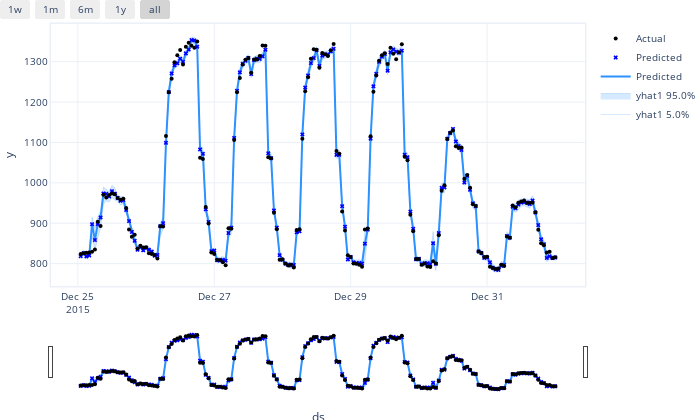

The notebook cell saved with this chart:
### Code cell
m2.highlight_nth_step_ahead_of_each_forecast(1).plot(forecast2[-cutoff:], plotting_backend=plotting_backend)

### Figure 1 — Plotly figure (JSON) as saved in the notebook; plotly's stock layout.template omitted (floating-point values rounded to 4 significant figures; data arrays with more than 128 entries replaced by an {"elided": "..."} marker saying what was removed)
{"data": [{"fillcolor": "rgba(45, 146, 255, 0.2)", "line": {"color": "rgba(45, 146, 255, 0.2)", "width": 1}, "mode": "lines", "name": "yhat1 5.0%", "type": "scatter", "x": {"elided": "168 str values"}, "y": {"elided": "168 float values"}}, {"fill": "tonexty", "fillcolor": "rgba(45, 146, 255, 0.2)", "line": {"color": "rgba(45, 146, 255, 0.2)", "width": 1}, "mode": "lines", "name": "yhat1 95.0%", "type": "scatter", "x": {"elided": "168 str values"}, "y": {"elided": "168 float values"}}, {"line": {"color": "#2d92ff", "width": 2}, "mode": "lines", "name": "Predicted", "type": "scatter", "x": {"elided": "168 str values"}, "y": {"elided": "168 float values"}}, {"marker": {"color": "blue", "size": 4, "symbol": "x"}, "mode": "markers", "name": "Predicted", "type": "scatter", "x": {"elided": "168 str values"}, "y": {"elided": "168 float values"}}, {"marker": {"color": "black", "size": 4}, "mode": "markers", "name": "Actual", "type": "scatter", "x": {"elided": "168 str values"}, "y": {"elided": "168 float values"}}], "layout": {"autosize": true, "font": {"size": 10}, "height": 420, "hovermode": "x unified", "margin": {"b": 0, "l": 0, "pad": 0, "r": 10, "t": 10}, "showlegend": true, "title": {"font": {"size": 12}}, "width": 700, "xaxis": {"linewidth": 1.5, "mirror": true, "rangeselector": {"buttons": [{"count": 7, "label": "1w", "step": "day", "stepmode": "backward"}, {"count": 1, "label": "1m", "step": "month", "stepmode": "backward"}, {"count": 6, "label": "6m", "step": "month", "stepmode": "backward"}, {"count": 1, "label": "1y", "step": "year", "stepmode": "backward"}, {"step": "all"}]}, "rangeslider": {"visible": true}, "showline": true, "title": {"text": "ds"}, "type": "date"}, "yaxis": {"linewidth": 1.5, "mirror": true, "showline": true, "title": {"text": "y"}}}}
